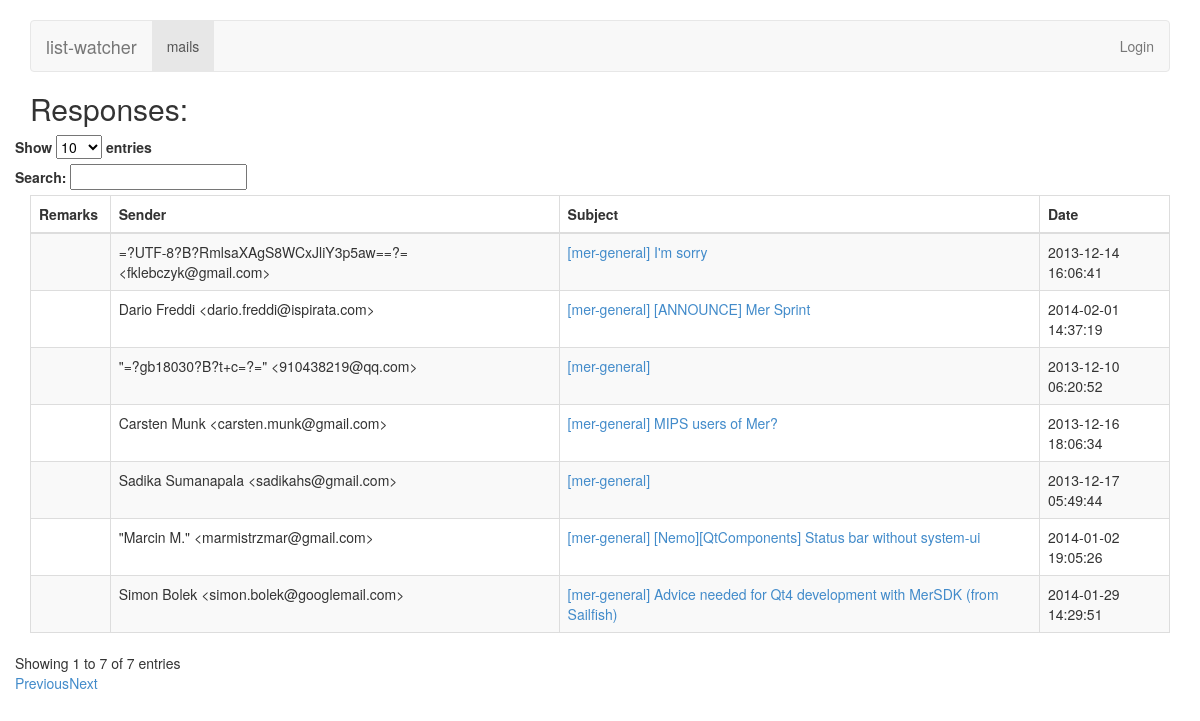
The app's page /mails/ with its own data.
### web/database/entities.py (models this page shows, shortened)
class Mail(db.Model):
    message_id = db.Column(db.Integer, primary_key=True)
    in_reply_to = db.Column(db.Integer, db.ForeignKey('mail.message_id'))
    sender = db.Column(db.Text)
    subject = db.Column(db.Text)
    body = db.Column(db.Text)
    date = db.Column(db.DATETIME)
    remarks = db.Column(db.Text, nullable=True)

### web/views/mails.py (the view)
@mod.route('/mails/', methods=['GET'], defaults={'ident': None})
@mod.route('/mails/<ident>', methods=['GET'])
def get_mails(ident):
    mail = db.session.query(Mail).filter(Mail.message_id == ident).first()
    mails = db.session.query(Mail).filter(Mail.in_reply_to == ident).all()
    return render_template('mails.html', mails=mails, mail=mail)

### web/views/general.py (called while the page is built)
@mod.before_app_request
def lookup_current_user():
    g.user = None
    if 'openid' in session:
        openid = session['openid']
        user = db.session.query(User).filter(User.openid == openid).first()
        g.user = user

### web/templates/mails.html (shortened to what this page needs)
{% extends "layout.html" %}
{% block content %}
    {% if mails != None %}
        <h2>Responses: </h2>
        <table cellpadding="0" cellspacing="0" border="0" class="table table-striped table-bordered" id="mail-table">
        <thead>
            <tr>
                <th>Remarks</th>
                <th>Sender</th>
                <th>Subject</th>
                <th>Date</th>
            </tr>
        </thead>
        <tbody>
            {% for mail in mails %}
            <tr>
                <td>{{ mail.remarks }}</td>
                <td>{{ mail.sender  }}</td>
                <td><a href="{{ url_for('mails.get_mails', ident=mail.message_id) }}"> {{ mail.subject}} </a></td>
                <td>{{ mail.date }}</td>
            </tr>
            {% endfor %}
        </tbody>
    {% endif %}
</table>
{% endblock %}

### web/templates/layout.html (shortened to what this page needs)
<!DOCTYPE html>
<html>
  <head>
    <link rel="stylesheet" type=text/css href="{{ url_for('static', filename='css/bootstrap.min.css') }}" >
    <link href="{{ url_for('static', filename='css/index.css') }}" rel="stylesheet">
  </head>
  <body>
    <div class="container">
        <nav class="navbar navbar-default " role="navigation">
          <div class="navbar-header">
            <a class="navbar-brand" href="/">list-watcher</a>
          </div>
          <ul class="nav navbar-nav">
            <li class="active"><a href="{{ url_for('mails.get_mails') }}">mails</a></li>
          </ul>
          <div class="collapse navbar-collapse" id="bs-example-navbar-collapse-1">
            <ul class="nav navbar-nav navbar-right">
              {% if not g.user %}<li><a href="{{ url_for('general.login') }}">Login</a></li>
                  {% else %}<li>{{ g.user }}</li>
                  <li><a href="{{ url_for('general.logout') }}">Logout</a></li>
              {% endif %}
            </ul>
          </div>
        </nav>
    {% block content %}{% endblock %}
    </div>
  </body>
</html>

### web/static/css/index.css (style rules this page uses)
body { padding-top: 20px; }

### records on screen
Mail: sender "=?UTF-8?B?RmlsaXAgS8WCxJliY3p5aw==?= <fklebczyk@gmail.com>", subject "[mer-general] I'm sorry", date "2013-12-14 16:06:41"
Mail: sender "Dario Freddi <dario.freddi@ispirata.com>", subject "[mer-general] [ANNOUNCE] Mer Sprint", date "2014-02-01 14:37:19"
Mail: sender "\"=?gb18030?B?t+c=?=\" <910438219@qq.com>", subject "[mer-general]", date "2013-12-10 06:20:52"
Mail: sender "Carsten Munk <carsten.munk@gmail.com>", subject "[mer-general] MIPS users of Mer?", date "2013-12-16 18:06:34"
Mail: sender "Sadika Sumanapala <sadikahs@gmail.com>", subject "[mer-general]", date "2013-12-17 05:49:44"
Mail: sender "\"Marcin M.\" <marmistrzmar@gmail.com>", subject "[mer-general] [Nemo][QtComponents] Status bar without system-ui", date "2014-01-02 19:05:26"
Mail: sender "Simon Bolek <simon.bolek@googlemail.com>", subject "[mer-general] Advice needed for Qt4 development with MerSDK (from Sailfish)", date "2014-01-29 14:29:51"
